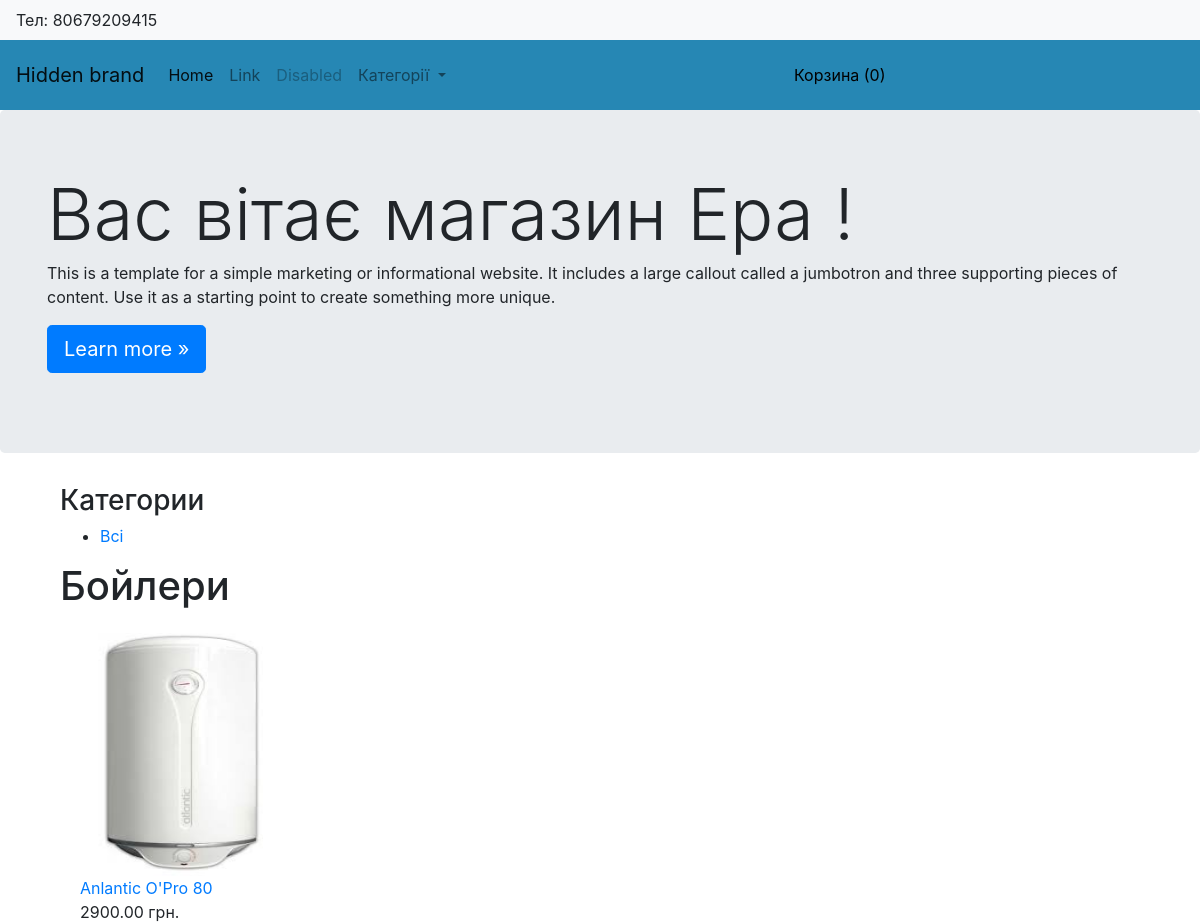
Page /bojleri/ on the earlier database version.
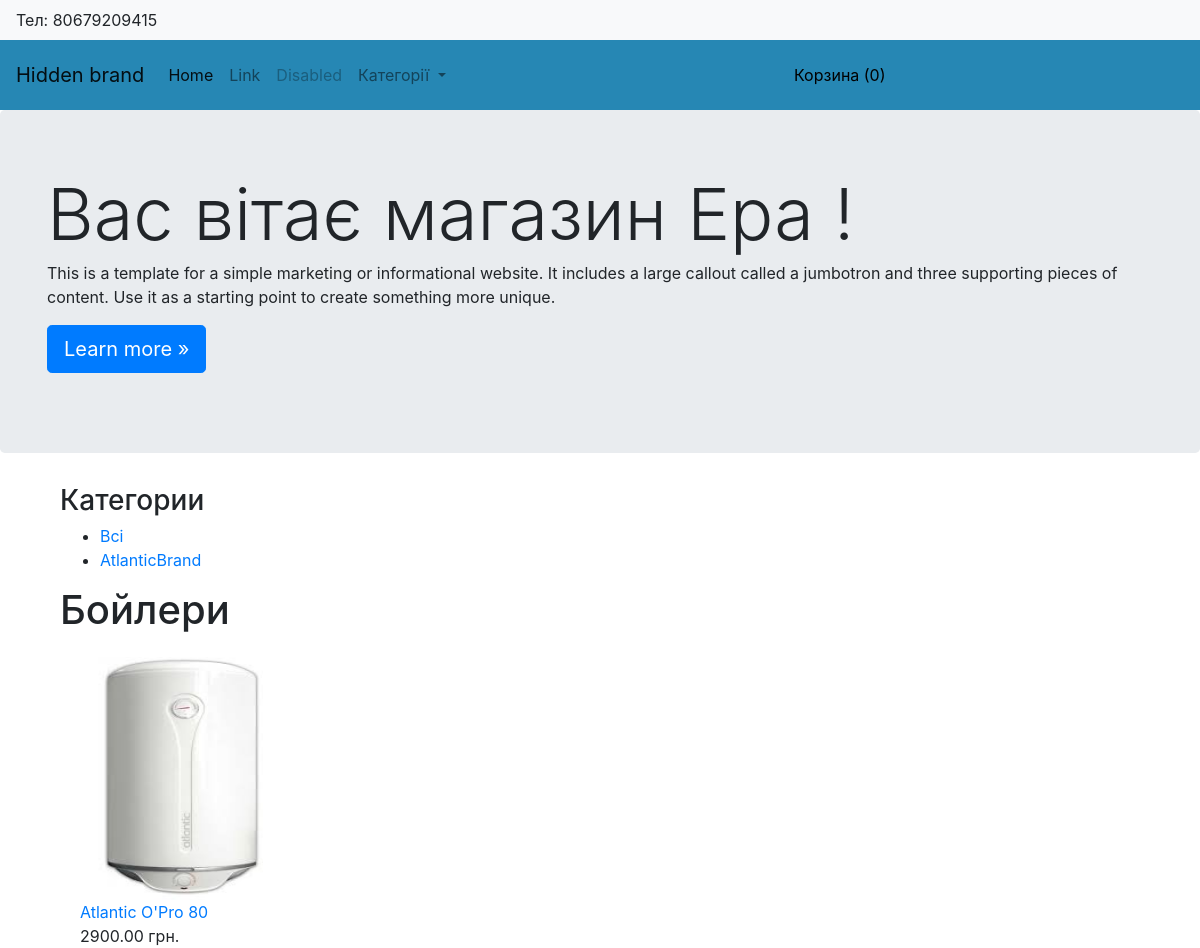
Same page on the later database version.
### myshop/models.py (models this page shows, shortened)
class Product(models.Model):
    category = models.ForeignKey(Category, related_name='products', verbose_name='Категорія', blank=True, null=True, default=None)
    brand = models.ForeignKey(Brand, related_name='products', verbose_name='Бренд', blank=True, null=True, default=None)
    name = models.CharField(max_length=200, db_index=True, verbose_name='Назва')
    slug = models.SlugField(max_length=200, db_index=True)
    image = models.ImageField(upload_to='products/%Y/%m/%d/', blank=True, verbose_name='Зображення товару')
    description = models.TextField(blank=True, verbose_name='Опис товару')
    price = models.DecimalField(max_digits=10, decimal_places=2, verbose_name='Ціна')
    stock = models.PositiveIntegerField(verbose_name='На складі')
    available = models.BooleanField(default=True, verbose_name='Доступний')
    created = models.DateTimeField(auto_now_add=True)
    updated = models.DateTimeField(auto_now=True)
    class Meta:
        ordering = ['name']
        index_together = [['id', 'slug']]
        verbose_name = 'Товар'
        verbose_name_plural = 'Товари'
    def get_absolute_url(self):
        return reverse('myshop:ProductDetail', args=[self.id, self.slug])

class Brand(models.Model):
    name = models.CharField(max_length=200, db_index=True, blank=True, null=True, default=None)
    slug = models.SlugField(max_length=200, db_index=True, unique=True, blank=True, null=True, default=None)
    category = models.ForeignKey(Category, related_name='brands', verbose_name='Категорія')
    class Meta:
        ordering = ['name']
        verbose_name = 'Бренд'
        verbose_name_plural = 'Бренди'

### myshop/views.py (the view)
# urls.py: url(r'^(?P<category_slug>[-\w]+)/$', views.ProductListByCategory, name='ProductListByCategory'),
def ProductListByCategory(request, category_slug ):
    if category_slug:
        category = get_object_or_404(Category, slug=category_slug)
        products = Product.objects.filter(available=True, category=category)
        brands = Brand.objects.filter(category=category)
    return render(request, 'myshop/product/list_by_category.html', locals())

### myshop/context_processors.py (called while the page is built)
def getting_categories(request):
    categories = Category.objects.all()
    return locals()

### myshop/templatetags/myshop_extras.py (called while the page is built)
@register.filter
def in_category(brands, category):
    return brands.filter(category=category)

### orders/context_processors.py (called while the page is built)
def getting_basket_info(request):
    session_key = request.session.session_key
    if not session_key:
        request.session.cycle_key()
    products_in_basket = ProductInBasket.objects.filter(session_key=session_key, is_active=True)
    products_total_nmb =  products_in_basket.count()
    return locals()

### templates/myshop/product/list_by_category.html (shortened to what this page needs)
{% extends 'myshop/base.html' %}
{% load static %}
{% block content %}
  <div id="sidebar" class="col-sm-3">
    <h3>Категории</h3>
    <ul>
      <li {% if not category %} class="selected" {% endif %}>
        <a href="{% url 'myshop:ProductList' %}">Всі </a>
      </li>
      {% for brand in brands %}
        <li {% if category.slug == cat.slug %} class="selected" {% endif %}>
          <a href="{% url 'myshop:ProductListByBrand' category.slug brand.slug %}">{{ brand.name }}Brand</a>
        </li>
      {% endfor %}
    </ul>
  </div>
  <div id="main" class="product_list col-sm-9">
    <h1>{% if category %}{{ category.name }}{% else %}Товари{% endif %}</h1>
    <div class="items row">
      {% for product in products %}
        <div class="item col-sm-4">
          <a href="{{ product.get_absolute_url }}">
            <img src="{% if product.image %}{{ product.image.url }}{% else %}{% static 'img/no-image-02.jpg' %}{% endif %}" class="img-responsive" width="200" height="250">
          </a>
          <a href="{% url 'myshop:ProductDetail' product.id product.slug %}">{{ product.name }}</a><br>
          {{ product.price }} грн.
        </div>
      {% endfor %}
    </div>
</div>
{% endblock %}

Differences in the rows shown:
added Brand: name "Atlantic"
changed Product: name "Anlantic O'Pro 80" → "Atlantic O'Pro 80"
